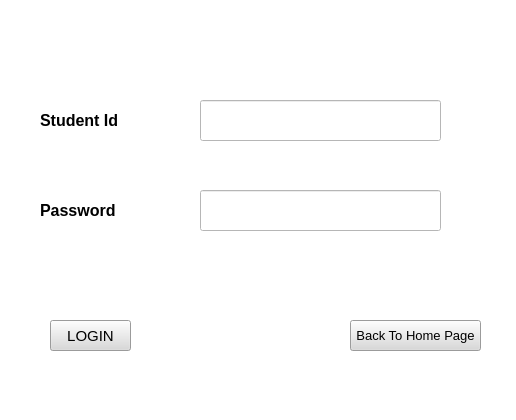
<?xml version="1.0" encoding="UTF-8"?>
<ui version="4.0">
 <class>MainWindow</class>
 <widget class="QMainWindow" name="MainWindow">
  <property name="geometry">
   <rect>
    <x>0</x>
    <y>0</y>
    <width>516</width>
    <height>420</height>
   </rect>
  </property>
  <property name="windowTitle">
   <string>MainWindow</string>
  </property>
  <property name="styleSheet">
   <string notr="true">background-color: rgb(255, 255, 255);</string>
  </property>
  <widget class="QWidget" name="centralwidget">
   <widget class="QLineEdit" name="lineEdit">
    <property name="geometry">
     <rect>
      <x>200</x>
      <y>100</y>
      <width>241</width>
      <height>41</height>
     </rect>
    </property>
    <property name="font">
     <font>
      <pointsize>12</pointsize>
     </font>
    </property>
    <property name="text">
     <string/>
    </property>
   </widget>
   <widget class="QPushButton" name="pushButton">
    <property name="geometry">
     <rect>
      <x>50</x>
      <y>320</y>
      <width>81</width>
      <height>31</height>
     </rect>
    </property>
    <property name="font">
     <font>
      <pointsize>11</pointsize>
     </font>
    </property>
    <property name="styleSheet">
     <string notr="true">background-color: rgb(217, 217, 217);</string>
    </property>
    <property name="text">
     <string>LOGIN</string>
    </property>
   </widget>
   <widget class="QLineEdit" name="lineEdit_2">
    <property name="geometry">
     <rect>
      <x>200</x>
      <y>190</y>
      <width>241</width>
      <height>41</height>
     </rect>
    </property>
    <property name="font">
     <font>
      <pointsize>12</pointsize>
     </font>
    </property>
    <property name="text">
     <string/>
    </property>
    <property name="echoMode">
     <enum>QLineEdit::Password</enum>
    </property>
   </widget>
   <widget class="QLabel" name="label">
    <property name="geometry">
     <rect>
      <x>40</x>
      <y>100</y>
      <width>111</width>
      <height>41</height>
     </rect>
    </property>
    <property name="font">
     <font>
      <pointsize>12</pointsize>
      <weight>75</weight>
      <bold>true</bold>
     </font>
    </property>
    <property name="text">
     <string>Student Id</string>
    </property>
   </widget>
   <widget class="QLabel" name="label_2">
    <property name="geometry">
     <rect>
      <x>40</x>
      <y>190</y>
      <width>101</width>
      <height>41</height>
     </rect>
    </property>
    <property name="font">
     <font>
      <pointsize>12</pointsize>
      <weight>75</weight>
      <bold>true</bold>
     </font>
    </property>
    <property name="text">
     <string>Password</string>
    </property>
   </widget>
   <widget class="QPushButton" name="pushButton_2">
    <property name="geometry">
     <rect>
      <x>350</x>
      <y>320</y>
      <width>131</width>
      <height>31</height>
     </rect>
    </property>
    <property name="font">
     <font>
      <pointsize>10</pointsize>
     </font>
    </property>
    <property name="styleSheet">
     <string notr="true">background-color: rgb(217, 217, 217);</string>
    </property>
    <property name="text">
     <string>Back To Home Page</string>
    </property>
   </widget>
  </widget>
 </widget>
 <resources/>
 <connections/>
</ui>
